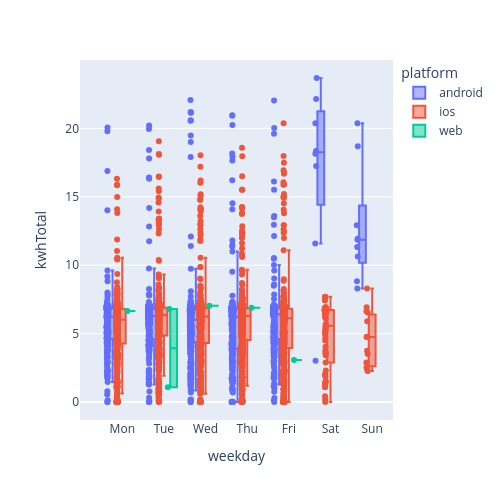

Write notebook code for a chart like this one.
### Code cell
# plotly boxplot
px.box(
    data_frame=EV_df, x='weekday', y= 'kwhTotal',
    width=500, height=500,
    points= 'all', category_orders={'weekday': weekday_order}
    # 순서는 x축의 키를 입력해야함
    , color= 'platform'
)

### Figure 1 — Plotly figure (JSON) as saved in the notebook; plotly's stock layout.template omitted (floating-point values rounded to 4 significant figures; data arrays with more than 128 entries replaced by an {"elided": "..."} marker saying what was removed)
{"data": [{"alignmentgroup": "True", "boxpoints": "all", "hovertemplate": "platform=android<br>weekday=%{x}<br>kwhTotal=%{y}<extra></extra>", "legendgroup": "android", "marker": {"color": "#636efa"}, "name": "android", "notched": false, "offsetgroup": "android", "orientation": "v", "showlegend": true, "type": "box", "x": {"elided": "1155 str values"}, "x0": " ", "xaxis": "x", "y": {"elided": "1155 float values"}, "y0": " ", "yaxis": "y"}, {"alignmentgroup": "True", "boxpoints": "all", "hovertemplate": "platform=ios<br>weekday=%{x}<br>kwhTotal=%{y}<extra></extra>", "legendgroup": "ios", "marker": {"color": "#EF553B"}, "name": "ios", "notched": false, "offsetgroup": "ios", "orientation": "v", "showlegend": true, "type": "box", "x": {"elided": "2234 str values"}, "x0": " ", "xaxis": "x", "y": {"elided": "2234 float values"}, "y0": " ", "yaxis": "y"}, {"alignmentgroup": "True", "boxpoints": "all", "hovertemplate": "platform=web<br>weekday=%{x}<br>kwhTotal=%{y}<extra></extra>", "legendgroup": "web", "marker": {"color": "#00cc96"}, "name": "web", "notched": false, "offsetgroup": "web", "orientation": "v", "showlegend": true, "type": "box", "x": ["Thu", "Mon", "Tue", "Wed", "Fri", "Tue"], "x0": " ", "xaxis": "x", "y": [6.88, 6.65, 6.8, 7.03, 3.07, 1.07], "y0": " ", "yaxis": "y"}], "layout": {"boxmode": "group", "height": 500, "legend": {"title": {"text": "platform"}, "tracegroupgap": 0}, "margin": {"t": 60}, "width": 500, "xaxis": {"anchor": "y", "categoryarray": ["Mon", "Tue", "Wed", "Thu", "Fri", "Sat", "Sun"], "categoryorder": "array", "domain": [0, 1], "title": {"text": "weekday"}}, "yaxis": {"anchor": "x", "domain": [0, 1], "title": {"text": "kwhTotal"}}}}
